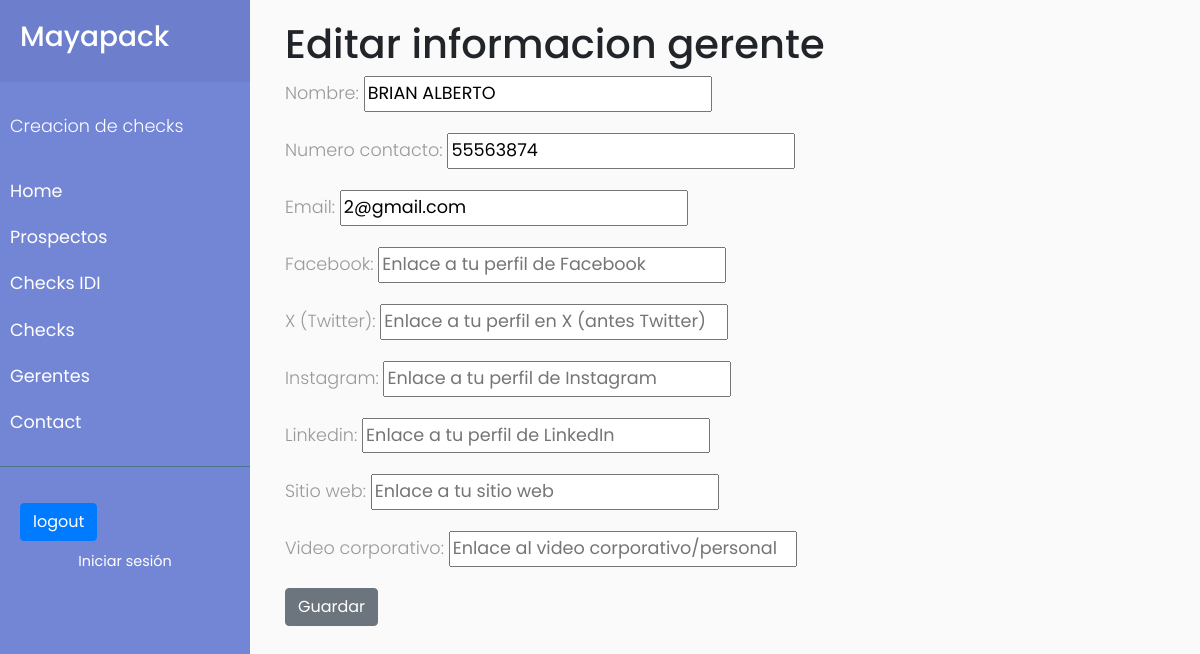
The page /eVendedor/4 on the database its author committed.
### bc/models.py (models this page shows, shortened)
class Vendedores(models.Model):
    nombre = models.CharField(max_length=100)
    numero_contacto = models.CharField(max_length=20, blank=True )
    email = models.EmailField(unique=True, blank=True)
    facebook = models.URLField(blank=True, null=True)
    x_twitter = models.URLField(blank=True, null=True, verbose_name="X (Twitter)")
    instagram = models.URLField(blank=True, null=True)
    linkedin = models.URLField(blank=True, null=True)
    sitio_web = models.URLField(blank=True, null=True)
    video_corporativo = models.URLField(blank=True, null=True)

### bc/views.py (the view)
# urls.py: path('eVendedor/<int:id>',views.update_vendedor, name='vendedorU'),
def update_vendedor(request, id):
    check=get_object_or_404(Vendedores, id=id)
    if request.method=='POST':
        form=VendedoresForm(data=request.POST, instance=check)
        if form.is_valid():
            form.save()
        return redirect('vendedores') #Después debe redirigir a la lista de checks creados
    else:
        print('No es valido')
    form=VendedoresForm(instance=check)
    return render(request, 'bc/edit.html', {'form': form })

### templates/bc/edit.html (shortened to what this page needs)
{% extends 'base.html' %}
{% block content %}
{% load static %}
<div id="content">
    <div class="container">
        <h1>Editar informacion gerente</h1>
        <div class='mb-3'>
          <form method="post">
              {{form.as_p}}
              <button type="submit" class="btn btn-secondary mb-3">Guardar</button>
          </form>
        </div>
    </div>
    </div>
{% endblock %}

### cotizaciones/static/cotizaciones/css/sidemenu.css (style rules this page uses)
body { font-family: 'Poppins', sans-serif; background: #fafafa; }
p { font-family: 'Poppins', sans-serif; font-size: 1.1em; font-weight: 300; line-height: 1.7em; color: #999; }
#content { width: 100%; padding: 20px; min-height: 100vh; transition: all 0.3s; }

### rows shown on the page
Vendedores: nombre "BRIAN ALBERTO", numero_contacto "55563874", email "2@gmail.com"
